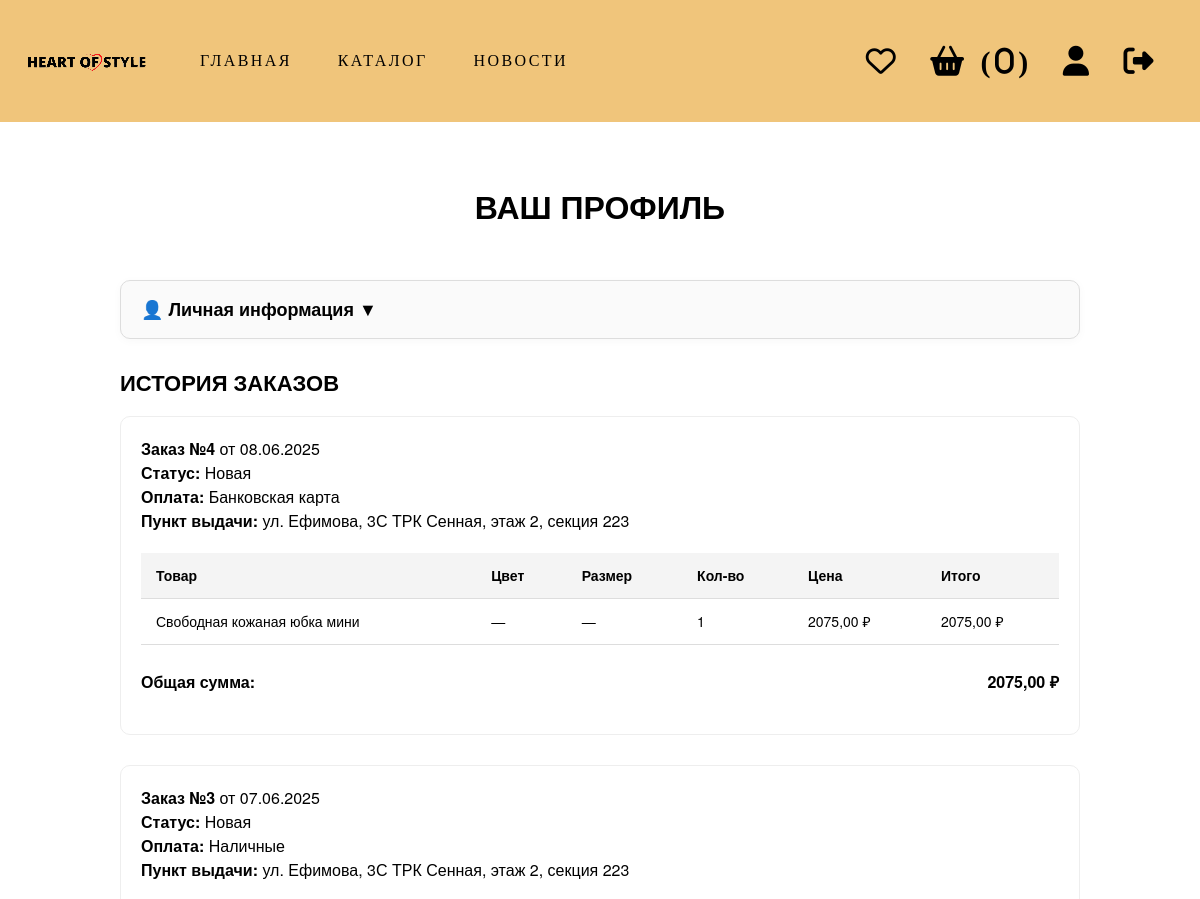
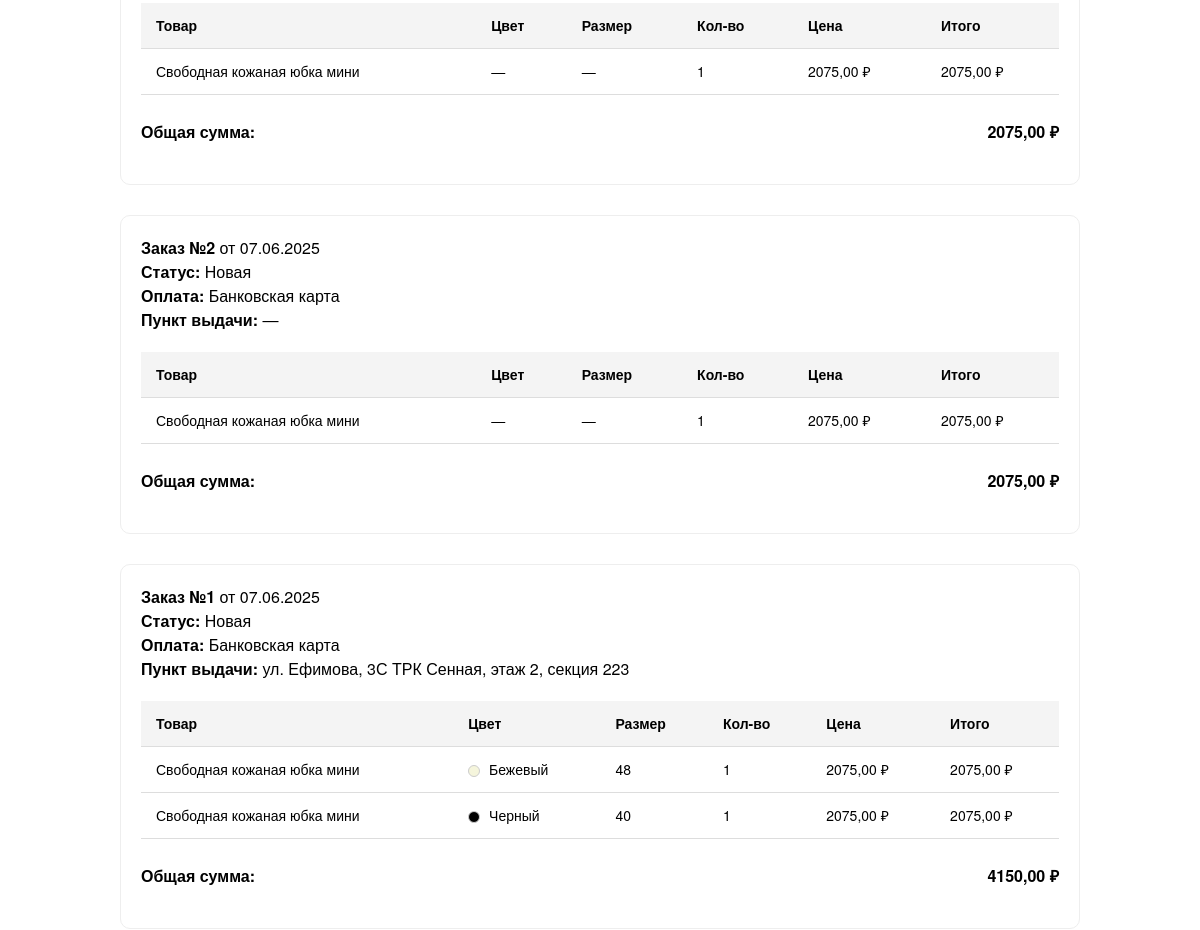
Page /profile/ (signed in, upper part) on the earlier database version (2 pictures, top to bottom).
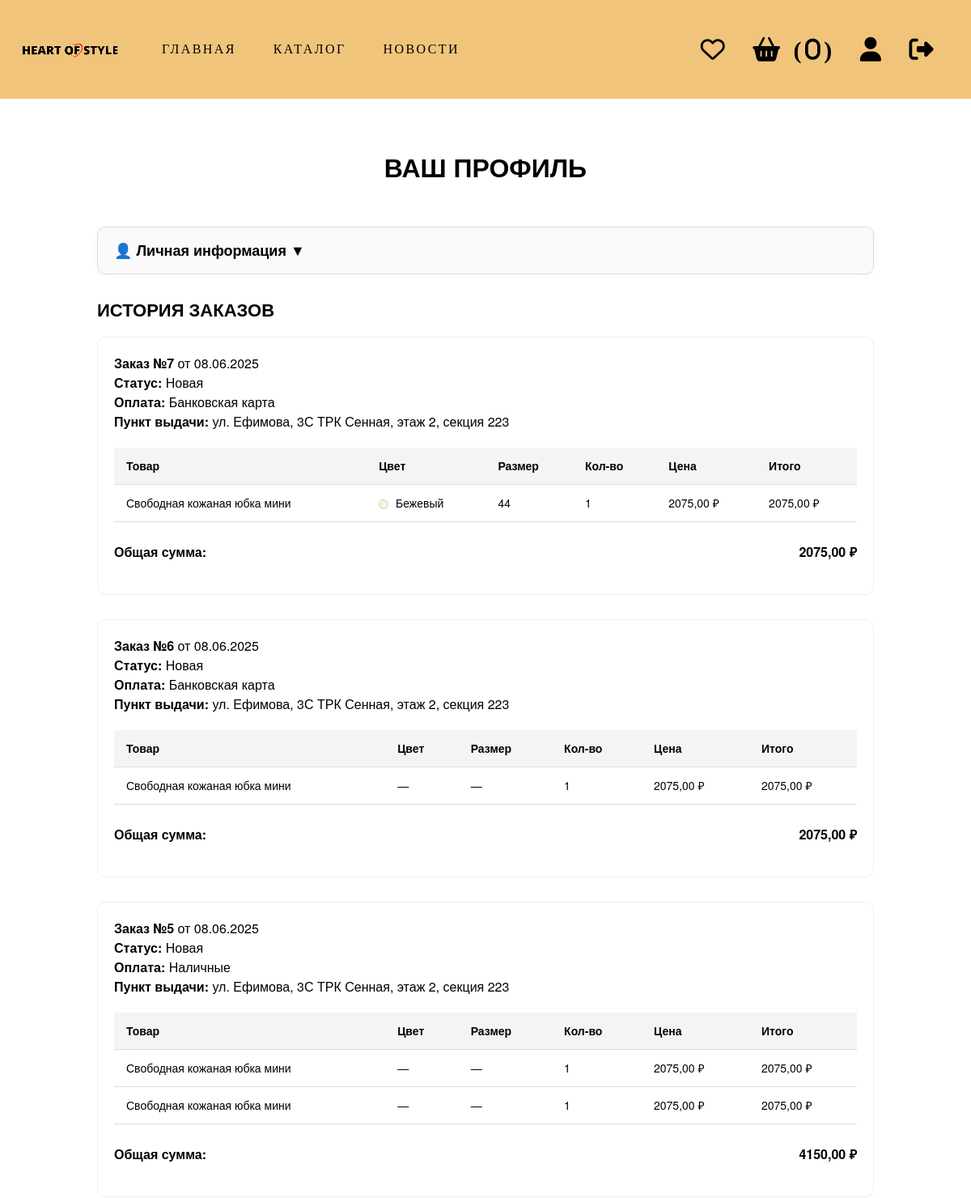
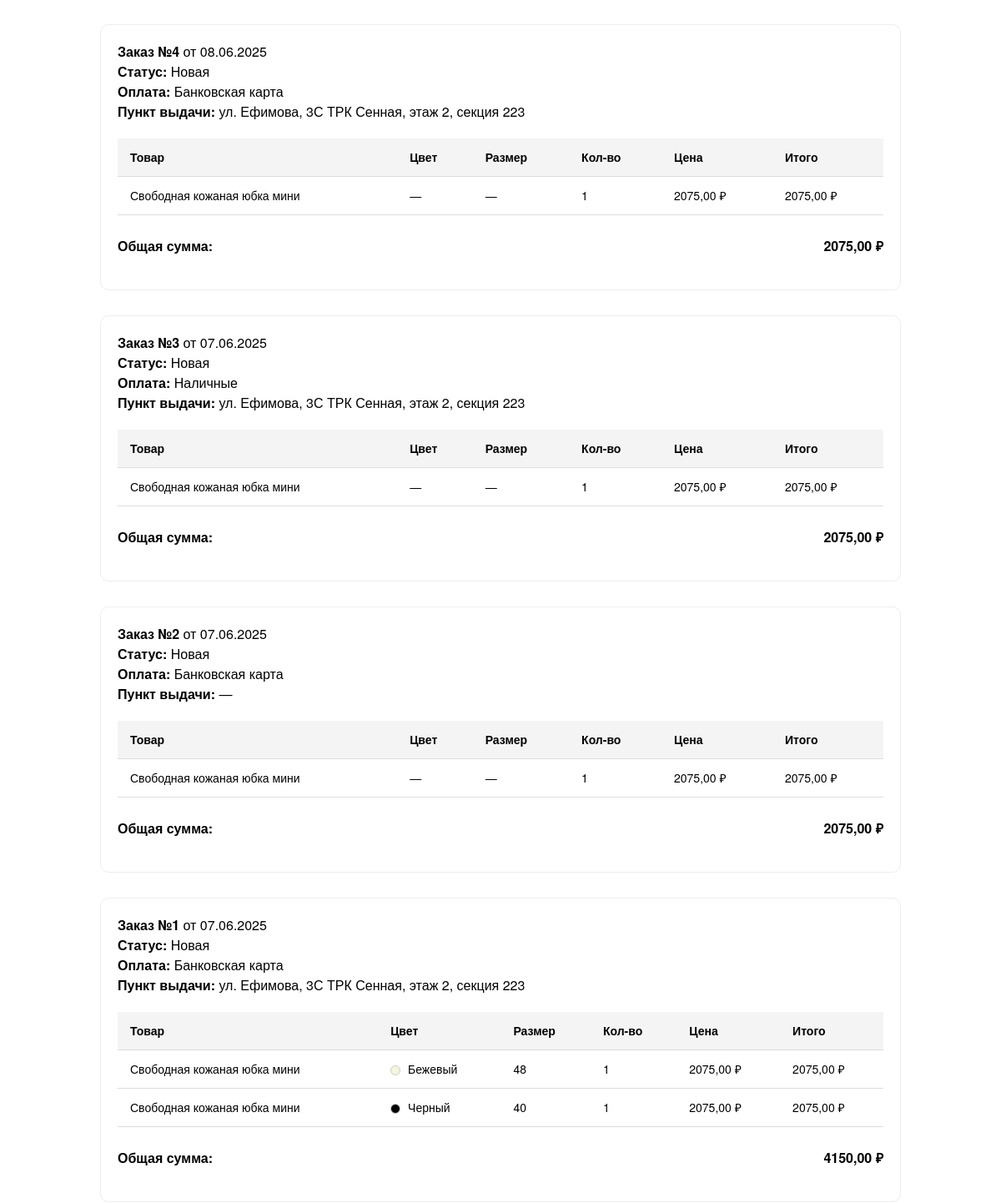
Same page on the later database version (2 pictures, top to bottom).
### backend/general/models.py (models this page shows, shortened)
class Order(models.Model):
    TYPE_PAYMENT_CHOICES = [
        ("0", "Банковская карта "),
        ("1", "Наличные"),
    ]
    STATUS_CHOICES = [
        ("0", "Новая"),
        ("1", "В Обработке"),
        ("2", "Принята"),
        ("3", "Завершена"),
        ("4", "Отменена"),
    ]
    user = models.ForeignKey(
        User,
        on_delete=models.CASCADE
    )
    address = models.ForeignKey(
        PickupPoint,
        on_delete=models.SET_NULL,
        null=True,
        blank=False
    )
    type_payment = models.CharField(max_length=1, choices=TYPE_PAYMENT_CHOICES)
    status = models.CharField(max_length=1, choices=STATUS_CHOICES, default='0')
    date_at = models.DateTimeField(auto_now_add=True, verbose_name='Дата создания')
    product = models.ManyToManyField(
        Product,
        related_name='orders'
    )
    cancel_reason = models.CharField(max_length=200, null=True, blank=True)
    @property
    def total_price(self):
        return sum(item.total_price for item in self.items.all())

class PickupPoint(models.Model):
    address = models.CharField(max_length=255, unique=True)
    def __str__(self):
        return self.address

class OrderItem(models.Model):
    order = models.ForeignKey(Order, on_delete=models.CASCADE, related_name='items')
    product = models.ForeignKey(Product, on_delete=models.CASCADE)
    quantity = models.PositiveIntegerField(default=1)
    price = models.DecimalField(max_digits=10, decimal_places=2)  # цена на момент заказа
    color = models.ForeignKey(Color, on_delete=models.SET_NULL, null=True, blank=True)
    size = models.ForeignKey(Size, on_delete=models.SET_NULL, null=True, blank=True)
    @property
    def total_price(self):
        return self.quantity * self.price

class Product(models.Model):
    name = models.CharField(max_length=100)
    description = models.TextField()
    price = models.DecimalField(max_digits=10, decimal_places=2)
    created_at = models.DateTimeField(auto_now_add=True)

class Color(models.Model):
    name = models.CharField(max_length=100)
    hex_code=models.CharField(max_length=7, default='#FFFFFF')

class Size(models.Model):
    name = models.CharField(max_length=100)

### backend/general/views.py (the view)
# urls.py: path('profile/', profile, name='profile'),
def profile(request):
    orders = Order.objects.filter(user=request.user).prefetch_related(
        'items__product', 'items__color', 'items__size'
    ).select_related('address').order_by('-date_at')
    return render(request, 'profile.html', {
        'orders': orders,
    })

### backend/general/models.py (called while the page is built)
    @property
    def total_items(self):
        return self.items.count()

### frontend/templates/profile.html (shortened to what this page needs)
{% extends 'base.html' %}
{% load static %}
{% block content %}
<div class="profile-container">
  <h1 class="profile-title">ВАШ ПРОФИЛЬ</h1>
  <details class="user-info">
    <summary>👤 Личная информация</summary>
  </details>
  <h2 class="order-history-title">История заказов</h2>
  {% for order in orders %}
    <div class="order-block">
      <p><strong>Заказ №{{ order.id }}</strong> от {{ order.date_at|date:"d.m.Y" }}</p>
      <p><strong>Статус:</strong> {{ order.get_status_display }}</p>
      <p><strong>Оплата:</strong> {{ order.get_type_payment_display }}</p>
      <p><strong>Пункт выдачи:</strong> {{ order.address|default:"—" }}</p>
      <table class="order-table">
        <thead>
          <tr>
            <th>Товар</th>
            <th>Цвет</th>
            <th>Размер</th>
            <th>Кол-во</th>
            <th>Цена</th>
            <th>Итого</th>
          </tr>
        </thead>
        <tbody>
          {% for item in order.items.all %}
            <tr>
              <td>{{ item.product.name }}</td>
              <td>
                {% if item.color %}
                  <span class="color-circle" style="background-color: {{ item.color.hex_code }}"></span>
                  {{ item.color.name }}
                {% else %}
                  —
                {% endif %}
              </td>
              <td>
                {% if item.size %}
                  {{ item.size.name }}
                {% else %}
                  —
                {% endif %}
              </td>
              <td>{{ item.quantity }}</td>
              <td>{{ item.price }} ₽</td>
              <td>{{ item.total_price }} ₽</td>
            </tr>
          {% endfor %}
        </tbody>
      </table>
      <p class="order-total">Общая сумма: <strong>{{ order.total_price }} ₽</strong></p>
    </div>
  {% empty %}
    <p>У вас пока нет заказов.</p>
  {% endfor %}
</div>
{% endblock %}

Differences in the rows shown:
added Order: id "7", date_at "08.06.2025", status "Новая", type_payment "Банковская карта", address "ул. Ефимова, 3С ТРК Сенная, этаж 2, секция 223", total_price "2075,00"
added OrderItem: product.name "Свободная кожаная юбка мини", color.name "Бежевый", size.name "44", quantity "1", price "2075,00", total_price "2075,00", shown under "7"
added Order: id "6", date_at "08.06.2025", status "Новая", type_payment "Банковская карта", address "ул. Ефимова, 3С ТРК Сенная, этаж 2, секция 223", total_price "2075,00"
added OrderItem: product.name "Свободная кожаная юбка мини", quantity "1", price "2075,00", total_price "2075,00", shown under "6"
added Order: id "5", date_at "08.06.2025", status "Новая", type_payment "Наличные", address "ул. Ефимова, 3С ТРК Сенная, этаж 2, секция 223", total_price "4150,00"
added OrderItem: product.name "Свободная кожаная юбка мини", quantity "1", price "2075,00", total_price "2075,00", shown under "5"
added OrderItem: product.name "Свободная кожаная юбка мини", quantity "1", price "2075,00", total_price "2075,00", shown under "5"
